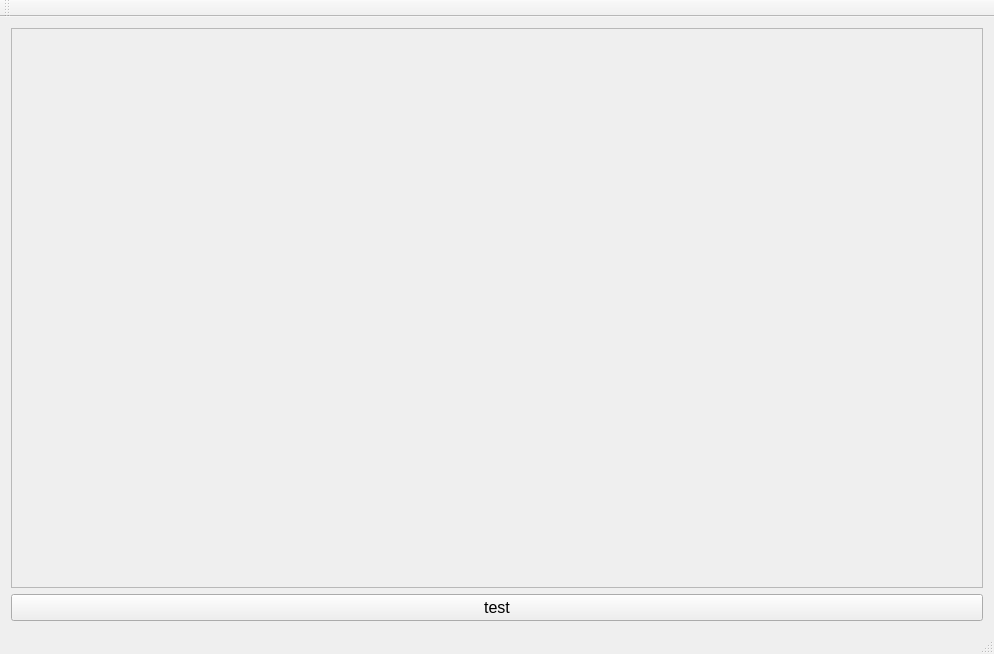
<?xml version="1.0" encoding="UTF-8"?>
<ui version="4.0">
 <class>MainWindow</class>
 <widget class="QMainWindow" name="MainWindow">
  <property name="geometry">
   <rect>
    <x>0</x>
    <y>0</y>
    <width>994</width>
    <height>654</height>
   </rect>
  </property>
  <property name="windowTitle">
   <string>MainWindow</string>
  </property>
  <widget class="QWidget" name="centralWidget">
   <layout class="QVBoxLayout" name="verticalLayout">
    <item>
     <widget class="QScrollArea" name="scrollArea">
      <property name="widgetResizable">
       <bool>true</bool>
      </property>
      <widget class="QWidget" name="scrollAreaWidgetContents">
       <property name="geometry">
        <rect>
         <x>0</x>
         <y>0</y>
         <width>974</width>
         <height>540</height>
        </rect>
       </property>
      </widget>
     </widget>
    </item>
    <item>
     <widget class="QPushButton" name="btn_test">
      <property name="font">
       <font>
        <pointsize>12</pointsize>
       </font>
      </property>
      <property name="text">
       <string>test</string>
      </property>
     </widget>
    </item>
   </layout>
  </widget>
  <widget class="QMenuBar" name="menuBar">
   <property name="geometry">
    <rect>
     <x>0</x>
     <y>0</y>
     <width>994</width>
     <height>22</height>
    </rect>
   </property>
  </widget>
  <widget class="QToolBar" name="mainToolBar">
   <attribute name="toolBarArea">
    <enum>TopToolBarArea</enum>
   </attribute>
   <attribute name="toolBarBreak">
    <bool>false</bool>
   </attribute>
  </widget>
  <widget class="QStatusBar" name="statusBar"/>
 </widget>
 <layoutdefault spacing="6" margin="11"/>
 <resources/>
 <connections/>
</ui>
